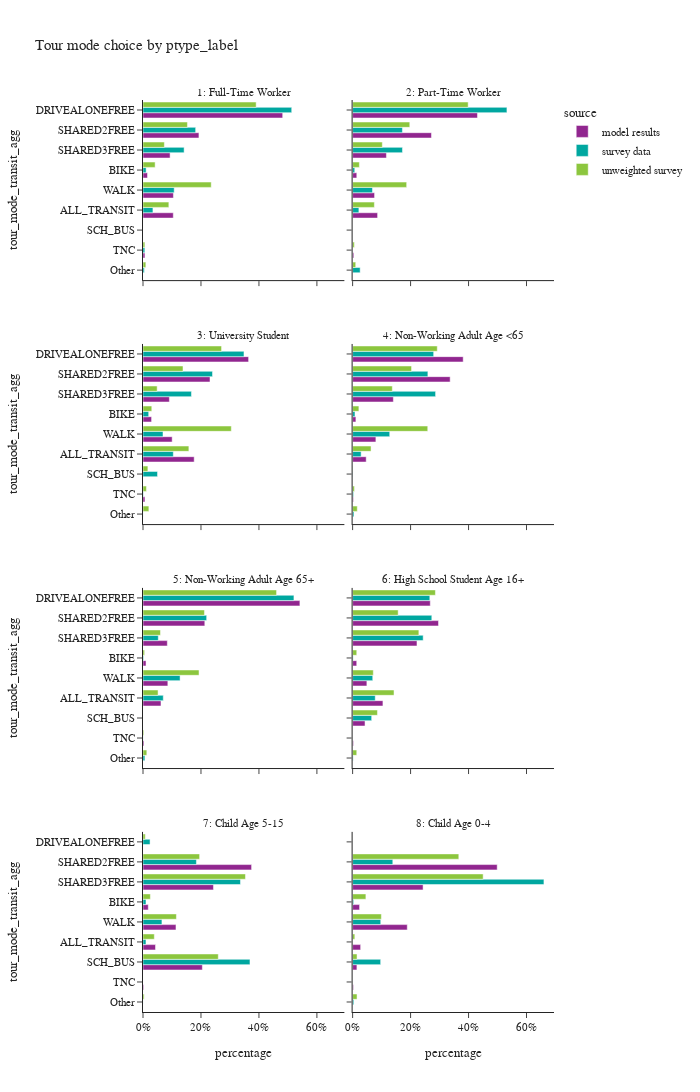
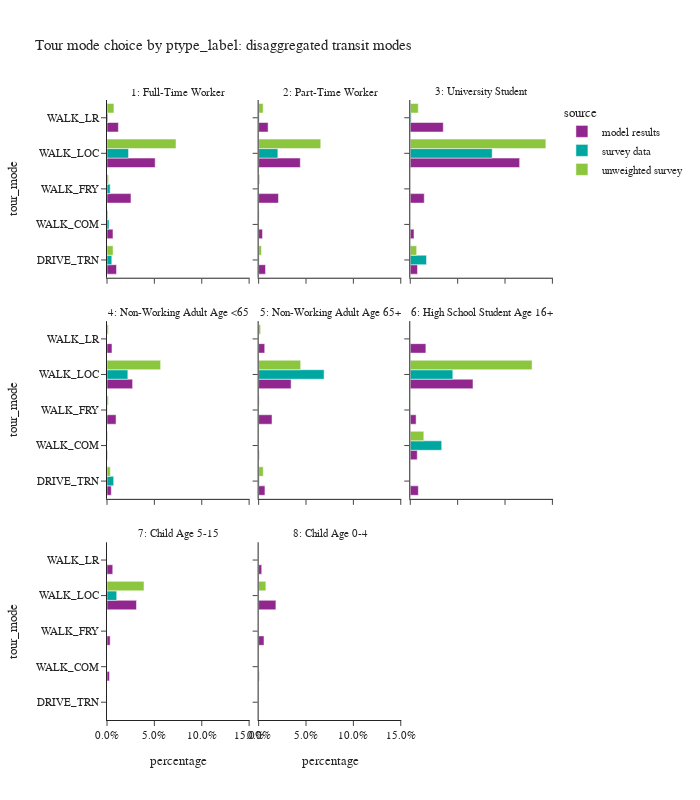

These figures' notebook cell, in order:
### Code cell
plot_mode_choice(tour_data,'ptype_label',2,1200)
plot_mode_choice_transit(tour_data,'ptype_label',3,800)

### Figure 1 — Plotly figure (JSON) as saved in the notebook; plotly's stock layout.template omitted (floating-point values rounded to 4 significant figures)
{"data": [{"alignmentgroup": "True", "hovertemplate": "source=model results<br>ptype_label=1: Full-Time Worker<br>percentage=%{x}<br>tour_mode_transit_agg=%{y}<extra></extra>", "legendgroup": "model results", "marker": {"color": "#91268F", "pattern": {"shape": ""}}, "name": "model results", "offsetgroup": "model results", "orientation": "h", "showlegend": true, "textposition": "auto", "type": "bar", "x": [0.1045, 0.01556, 0.4819, 0.193, 0.09347, 0.006631, 0.1049], "xaxis": "x7", "y": ["ALL_TRANSIT", "BIKE", "DRIVEALONEFREE", "SHARED2FREE", "SHARED3FREE", "TNC", "WALK"], "yaxis": "y7"}, {"alignmentgroup": "True", "hovertemplate": "source=model results<br>ptype_label=2: Part-Time Worker<br>percentage=%{x}<br>tour_mode_transit_agg=%{y}<extra></extra>", "legendgroup": "model results", "marker": {"color": "#91268F", "pattern": {"shape": ""}}, "name": "model results", "offsetgroup": "model results", "orientation": "h", "showlegend": false, "textposition": "auto", "type": "bar", "x": [0.0862, 0.01441, 0.4307, 0.2721, 0.1167, 0.004153, 0.07578], "xaxis": "x8", "y": ["ALL_TRANSIT", "BIKE", "DRIVEALONEFREE", "SHARED2FREE", "SHARED3FREE", "TNC", "WALK"], "yaxis": "y8"}, {"alignmentgroup": "True", "hovertemplate": "source=model results<br>ptype_label=3: University Student<br>percentage=%{x}<br>tour_mode_transit_agg=%{y}<extra></extra>", "legendgroup": "model results", "marker": {"color": "#91268F", "pattern": {"shape": ""}}, "name": "model results", "offsetgroup": "model results", "orientation": "h", "showlegend": false, "textposition": "auto", "type": "bar", "x": [0.1766, 0.02961, 0.3643, 0.2312, 0.09097, 0.006696, 0.1006], "xaxis": "x5", "y": ["ALL_TRANSIT", "BIKE", "DRIVEALONEFREE", "SHARED2FREE", "SHARED3FREE", "TNC", "WALK"], "yaxis": "y5"}, {"alignmentgroup": "True", "hovertemplate": "source=model results<br>ptype_label=4: Non-Working Adult Age <65<br>percentage=%{x}<br>tour_mode_transit_agg=%{y}<extra></extra>", "legendgroup": "model results", "marker": {"color": "#91268F", "pattern": {"shape": ""}}, "name": "model results", "offsetgroup": "model results", "orientation": "h", "showlegend": false, "textposition": "auto", "type": "bar", "x": [0.04686, 0.01137, 0.3815, 0.3365, 0.1406, 0.002792, 0.08031], "xaxis": "x6", "y": ["ALL_TRANSIT", "BIKE", "DRIVEALONEFREE", "SHARED2FREE", "SHARED3FREE", "TNC", "WALK"], "yaxis": "y6"}, {"alignmentgroup": "True", "hovertemplate": "source=model results<br>ptype_label=5: Non-Working Adult Age 65+<br>percentage=%{x}<br>tour_mode_transit_agg=%{y}<extra></extra>", "legendgroup": "model results", "marker": {"color": "#91268F", "pattern": {"shape": ""}}, "name": "model results", "offsetgroup": "model results", "orientation": "h", "showlegend": false, "textposition": "auto", "type": "bar", "x": [0.06203, 0.01042, 0.5413, 0.2133, 0.08392, 0.00335, 0.08569], "xaxis": "x3", "y": ["ALL_TRANSIT", "BIKE", "DRIVEALONEFREE", "SHARED2FREE", "SHARED3FREE", "TNC", "WALK"], "yaxis": "y3"}, {"alignmentgroup": "True", "hovertemplate": "source=model results<br>ptype_label=6: High School Student Age 16+<br>percentage=%{x}<br>tour_mode_transit_agg=%{y}<extra></extra>", "legendgroup": "model results", "marker": {"color": "#91268F", "pattern": {"shape": ""}}, "name": "model results", "offsetgroup": "model results", "orientation": "h", "showlegend": false, "textposition": "auto", "type": "bar", "x": [0.1046, 0.01423, 0.2679, 0.04281, 0.2963, 0.2221, 0.002859, 0.0492], "xaxis": "x4", "y": ["ALL_TRANSIT", "BIKE", "DRIVEALONEFREE", "SCH_BUS", "SHARED2FREE", "SHARED3FREE", "TNC", "WALK"], "yaxis": "y4"}, {"alignmentgroup": "True", "hovertemplate": "source=model results<br>ptype_label=7: Child Age 5-15<br>percentage=%{x}<br>tour_mode_transit_agg=%{y}<extra></extra>", "legendgroup": "model results", "marker": {"color": "#91268F", "pattern": {"shape": ""}}, "name": "model results", "offsetgroup": "model results", "orientation": "h", "showlegend": false, "textposition": "auto", "type": "bar", "x": [0.04316, 0.0182, 0.2048, 0.3747, 0.2431, 0.002383, 0.1138], "xaxis": "x", "y": ["ALL_TRANSIT", "BIKE", "SCH_BUS", "SHARED2FREE", "SHARED3FREE", "TNC", "WALK"], "yaxis": "y"}, {"alignmentgroup": "True", "hovertemplate": "source=model results<br>ptype_label=8: Child Age 0-4<br>percentage=%{x}<br>tour_mode_transit_agg=%{y}<extra></extra>", "legendgroup": "model results", "marker": {"color": "#91268F", "pattern": {"shape": ""}}, "name": "model results", "offsetgroup": "model results", "orientation": "h", "showlegend": false, "textposition": "auto", "type": "bar", "x": [0.02768, 0.02403, 0.01484, 0.4988, 0.2431, 0.002924, 0.1885], "xaxis": "x2", "y": ["ALL_TRANSIT", "BIKE", "SCH_BUS", "SHARED2FREE", "SHARED3FREE", "TNC", "WALK"], "yaxis": "y2"}, {"alignmentgroup": "True", "hovertemplate": "source=survey data<br>ptype_label=1: Full-Time Worker<br>percentage=%{x}<br>tour_mode_transit_agg=%{y}<extra></extra>", "legendgroup": "survey data", "marker": {"color": "#00A7A0", "pattern": {"shape": ""}}, "name": "survey data", "offsetgroup": "survey data", "orientation": "h", "showlegend": true, "textposition": "auto", "type": "bar", "x": [0.03426, 0.01079, 0.5131, 0.004509, 0.1817, 0.1418, 0.006265, 0.1076], "xaxis": "x7", "y": ["ALL_TRANSIT", "BIKE", "DRIVEALONEFREE", "Other", "SHARED2FREE", "SHARED3FREE", "TNC", "WALK"], "yaxis": "y7"}, {"alignmentgroup": "True", "hovertemplate": "source=survey data<br>ptype_label=2: Part-Time Worker<br>percentage=%{x}<br>tour_mode_transit_agg=%{y}<extra></extra>", "legendgroup": "survey data", "marker": {"color": "#00A7A0", "pattern": {"shape": ""}}, "name": "survey data", "offsetgroup": "survey data", "orientation": "h", "showlegend": false, "textposition": "auto", "type": "bar", "x": [0.02165, 0.00738, 0.5324, 0.02604, 0.1718, 0.172, 0.0001303, 0.06854], "xaxis": "x8", "y": ["ALL_TRANSIT", "BIKE", "DRIVEALONEFREE", "Other", "SHARED2FREE", "SHARED3FREE", "TNC", "WALK"], "yaxis": "y8"}, {"alignmentgroup": "True", "hovertemplate": "source=survey data<br>ptype_label=3: University Student<br>percentage=%{x}<br>tour_mode_transit_agg=%{y}<extra></extra>", "legendgroup": "survey data", "marker": {"color": "#00A7A0", "pattern": {"shape": ""}}, "name": "survey data", "offsetgroup": "survey data", "orientation": "h", "showlegend": false, "textposition": "auto", "type": "bar", "x": [0.1046, 0.01964, 0.3484, 0.0002197, 0.05009, 0.2398, 0.1671, 0.00109, 0.06901], "xaxis": "x5", "y": ["ALL_TRANSIT", "BIKE", "DRIVEALONEFREE", "Other", "SCH_BUS", "SHARED2FREE", "SHARED3FREE", "TNC", "WALK"], "yaxis": "y5"}, {"alignmentgroup": "True", "hovertemplate": "source=survey data<br>ptype_label=4: Non-Working Adult Age <65<br>percentage=%{x}<br>tour_mode_transit_agg=%{y}<extra></extra>", "legendgroup": "survey data", "marker": {"color": "#00A7A0", "pattern": {"shape": ""}}, "name": "survey data", "offsetgroup": "survey data", "orientation": "h", "showlegend": false, "textposition": "auto", "type": "bar", "x": [0.02941, 0.008136, 0.2797, 0.004546, 0.001058, 0.2597, 0.2863, 0.003178, 0.128], "xaxis": "x6", "y": ["ALL_TRANSIT", "BIKE", "DRIVEALONEFREE", "Other", "SCH_BUS", "SHARED2FREE", "SHARED3FREE", "TNC", "WALK"], "yaxis": "y6"}, {"alignmentgroup": "True", "hovertemplate": "source=survey data<br>ptype_label=5: Non-Working Adult Age 65+<br>percentage=%{x}<br>tour_mode_transit_agg=%{y}<extra></extra>", "legendgroup": "survey data", "marker": {"color": "#00A7A0", "pattern": {"shape": ""}}, "name": "survey data", "offsetgroup": "survey data", "orientation": "h", "showlegend": false, "textposition": "auto", "type": "bar", "x": [0.06998, 0.002074, 0.5207, 0.00655, 0.2196, 0.05277, 0.0003347, 0.1279], "xaxis": "x3", "y": ["ALL_TRANSIT", "BIKE", "DRIVEALONEFREE", "Other", "SHARED2FREE", "SHARED3FREE", "TNC", "WALK"], "yaxis": "y3"}, {"alignmentgroup": "True", "hovertemplate": "source=survey data<br>ptype_label=6: High School Student Age 16+<br>percentage=%{x}<br>tour_mode_transit_agg=%{y}<extra></extra>", "legendgroup": "survey data", "marker": {"color": "#00A7A0", "pattern": {"shape": ""}}, "name": "survey data", "offsetgroup": "survey data", "orientation": "h", "showlegend": false, "textposition": "auto", "type": "bar", "x": [0.07809, 0.001802, 0.2664, 0.001802, 0.06576, 0.2733, 0.2435, 0.06944], "xaxis": "x4", "y": ["ALL_TRANSIT", "BIKE", "DRIVEALONEFREE", "Other", "SCH_BUS", "SHARED2FREE", "SHARED3FREE", "WALK"], "yaxis": "y4"}, {"alignmentgroup": "True", "hovertemplate": "source=survey data<br>ptype_label=7: Child Age 5-15<br>percentage=%{x}<br>tour_mode_transit_agg=%{y}<extra></extra>", "legendgroup": "survey data", "marker": {"color": "#00A7A0", "pattern": {"shape": ""}}, "name": "survey data", "offsetgroup": "survey data", "orientation": "h", "showlegend": false, "textposition": "auto", "type": "bar", "x": [0.01025, 0.01033, 0.02435, 0.000126, 0.3691, 0.1843, 0.3363, 0.0653], "xaxis": "x", "y": ["ALL_TRANSIT", "BIKE", "DRIVEALONEFREE", "Other", "SCH_BUS", "SHARED2FREE", "SHARED3FREE", "WALK"], "yaxis": "y"}, {"alignmentgroup": "True", "hovertemplate": "source=survey data<br>ptype_label=8: Child Age 0-4<br>percentage=%{x}<br>tour_mode_transit_agg=%{y}<extra></extra>", "legendgroup": "survey data", "marker": {"color": "#00A7A0", "pattern": {"shape": ""}}, "name": "survey data", "offsetgroup": "survey data", "orientation": "h", "showlegend": false, "textposition": "auto", "type": "bar", "x": [0.0, 0.003439, 0.00399, 0.09677, 0.1386, 0.6601, 0.09706], "xaxis": "x2", "y": ["ALL_TRANSIT", "BIKE", "Other", "SCH_BUS", "SHARED2FREE", "SHARED3FREE", "WALK"], "yaxis": "y2"}, {"alignmentgroup": "True", "hovertemplate": "source=unweighted survey<br>ptype_label=1: Full-Time Worker<br>percentage=%{x}<br>tour_mode_transit_agg=%{y}<extra></extra>", "legendgroup": "unweighted survey", "marker": {"color": "#8CC63E", "pattern": {"shape": ""}}, "name": "unweighted survey", "offsetgroup": "unweighted survey", "orientation": "h", "showlegend": true, "textposition": "auto", "type": "bar", "x": [0.08919, 0.04184, 0.3904, 0.009792, 0.1533, 0.0737, 0.006409, 0.2354], "xaxis": "x7", "y": ["ALL_TRANSIT", "BIKE", "DRIVEALONEFREE", "Other", "SHARED2FREE", "SHARED3FREE", "TNC", "WALK"], "yaxis": "y7"}, {"alignmentgroup": "True", "hovertemplate": "source=unweighted survey<br>ptype_label=2: Part-Time Worker<br>percentage=%{x}<br>tour_mode_transit_agg=%{y}<extra></extra>", "legendgroup": "unweighted survey", "marker": {"color": "#8CC63E", "pattern": {"shape": ""}}, "name": "unweighted survey", "offsetgroup": "unweighted survey", "orientation": "h", "showlegend": false, "textposition": "auto", "type": "bar", "x": [0.07509, 0.02324, 0.3987, 0.01073, 0.1973, 0.1025, 0.005959, 0.1865], "xaxis": "x8", "y": ["ALL_TRANSIT", "BIKE", "DRIVEALONEFREE", "Other", "SHARED2FREE", "SHARED3FREE", "TNC", "WALK"], "yaxis": "y8"}, {"alignmentgroup": "True", "hovertemplate": "source=unweighted survey<br>ptype_label=3: University Student<br>percentage=%{x}<br>tour_mode_transit_agg=%{y}<extra></extra>", "legendgroup": "unweighted survey", "marker": {"color": "#8CC63E", "pattern": {"shape": ""}}, "name": "unweighted survey", "offsetgroup": "unweighted survey", "orientation": "h", "showlegend": false, "textposition": "auto", "type": "bar", "x": [0.1582, 0.0303, 0.271, 0.0202, 0.01684, 0.138, 0.04882, 0.01178, 0.3047], "xaxis": "x5", "y": ["ALL_TRANSIT", "BIKE", "DRIVEALONEFREE", "Other", "SCH_BUS", "SHARED2FREE", "SHARED3FREE", "TNC", "WALK"], "yaxis": "y5"}, {"alignmentgroup": "True", "hovertemplate": "source=unweighted survey<br>ptype_label=4: Non-Working Adult Age <65<br>percentage=%{x}<br>tour_mode_transit_agg=%{y}<extra></extra>", "legendgroup": "unweighted survey", "marker": {"color": "#8CC63E", "pattern": {"shape": ""}}, "name": "unweighted survey", "offsetgroup": "unweighted survey", "orientation": "h", "showlegend": false, "textposition": "auto", "type": "bar", "x": [0.06359, 0.02166, 0.2921, 0.01607, 0.0006988, 0.2034, 0.137, 0.006289, 0.2593], "xaxis": "x6", "y": ["ALL_TRANSIT", "BIKE", "DRIVEALONEFREE", "Other", "SCH_BUS", "SHARED2FREE", "SHARED3FREE", "TNC", "WALK"], "yaxis": "y6"}, {"alignmentgroup": "True", "hovertemplate": "source=unweighted survey<br>ptype_label=5: Non-Working Adult Age 65+<br>percentage=%{x}<br>tour_mode_transit_agg=%{y}<extra></extra>", "legendgroup": "unweighted survey", "marker": {"color": "#8CC63E", "pattern": {"shape": ""}}, "name": "unweighted survey", "offsetgroup": "unweighted survey", "orientation": "h", "showlegend": false, "textposition": "auto", "type": "bar", "x": [0.05198, 0.005544, 0.4608, 0.01317, 0.2121, 0.06029, 0.002772, 0.1933], "xaxis": "x3", "y": ["ALL_TRANSIT", "BIKE", "DRIVEALONEFREE", "Other", "SHARED2FREE", "SHARED3FREE", "TNC", "WALK"], "yaxis": "y3"}, {"alignmentgroup": "True", "hovertemplate": "source=unweighted survey<br>ptype_label=6: High School Student Age 16+<br>percentage=%{x}<br>tour_mode_transit_agg=%{y}<extra></extra>", "legendgroup": "unweighted survey", "marker": {"color": "#8CC63E", "pattern": {"shape": ""}}, "name": "unweighted survey", "offsetgroup": "unweighted survey", "orientation": "h", "showlegend": false, "textposition": "auto", "type": "bar", "x": [0.1429, 0.01429, 0.2857, 0.01429, 0.08571, 0.1571, 0.2286, 0.07143], "xaxis": "x4", "y": ["ALL_TRANSIT", "BIKE", "DRIVEALONEFREE", "Other", "SCH_BUS", "SHARED2FREE", "SHARED3FREE", "WALK"], "yaxis": "y4"}, {"alignmentgroup": "True", "hovertemplate": "source=unweighted survey<br>ptype_label=7: Child Age 5-15<br>percentage=%{x}<br>tour_mode_transit_agg=%{y}<extra></extra>", "legendgroup": "unweighted survey", "marker": {"color": "#8CC63E", "pattern": {"shape": ""}}, "name": "unweighted survey", "offsetgroup": "unweighted survey", "orientation": "h", "showlegend": false, "textposition": "auto", "type": "bar", "x": [0.03906, 0.02539, 0.007812, 0.003906, 0.2598, 0.1953, 0.3535, 0.1152], "xaxis": "x", "y": ["ALL_TRANSIT", "BIKE", "DRIVEALONEFREE", "Other", "SCH_BUS", "SHARED2FREE", "SHARED3FREE", "WALK"], "yaxis": "y"}, {"alignmentgroup": "True", "hovertemplate": "source=unweighted survey<br>ptype_label=8: Child Age 0-4<br>percentage=%{x}<br>tour_mode_transit_agg=%{y}<extra></extra>", "legendgroup": "unweighted survey", "marker": {"color": "#8CC63E", "pattern": {"shape": ""}}, "name": "unweighted survey", "offsetgroup": "unweighted survey", "orientation": "h", "showlegend": false, "textposition": "auto", "type": "bar", "x": [0.007634, 0.0458, 0.01527, 0.01527, 0.3664, 0.4504, 0.09924], "xaxis": "x2", "y": ["ALL_TRANSIT", "BIKE", "Other", "SCH_BUS", "SHARED2FREE", "SHARED3FREE", "WALK"], "yaxis": "y2"}], "layout": {"annotations": [{"font": {}, "showarrow": false, "text": "7: Child Age 5-15", "x": 0.245, "xanchor": "center", "xref": "paper", "y": 0.1975, "yanchor": "bottom", "yref": "paper"}, {"font": {}, "showarrow": false, "text": "8: Child Age 0-4", "x": 0.755, "xanchor": "center", "xref": "paper", "y": 0.1975, "yanchor": "bottom", "yref": "paper"}, {"font": {}, "showarrow": false, "text": "5: Non-Working Adult Age 65+", "x": 0.245, "xanchor": "center", "xref": "paper", "y": 0.465, "yanchor": "bottom", "yref": "paper"}, {"font": {}, "showarrow": false, "text": "6: High School Student Age 16+", "x": 0.755, "xanchor": "center", "xref": "paper", "y": 0.465, "yanchor": "bottom", "yref": "paper"}, {"font": {}, "showarrow": false, "text": "3: University Student", "x": 0.245, "xanchor": "center", "xref": "paper", "y": 0.7325, "yanchor": "bottom", "yref": "paper"}, {"font": {}, "showarrow": false, "text": "4: Non-Working Adult Age <65", "x": 0.755, "xanchor": "center", "xref": "paper", "y": 0.7325, "yanchor": "bottom", "yref": "paper"}, {"font": {}, "showarrow": false, "text": "1: Full-Time Worker", "x": 0.245, "xanchor": "center", "xref": "paper", "y": 1.0, "yanchor": "bottom", "yref": "paper"}, {"font": {}, "showarrow": false, "text": "2: Part-Time Worker", "x": 0.755, "xanchor": "center", "xref": "paper", "y": 1.0, "yanchor": "bottom", "yref": "paper"}], "barmode": "group", "height": 1200, "legend": {"title": {"text": "source"}, "tracegroupgap": 0}, "title": {"text": "Tour mode choice by ptype_label"}, "width": 700, "xaxis": {"anchor": "y", "domain": [0.0, 0.49], "tickformat": ".0%", "title": {"text": "percentage"}}, "xaxis2": {"anchor": "y2", "domain": [0.51, 1.0], "matches": "x", "tickformat": ".0%", "title": {"text": "percentage"}}, "xaxis3": {"anchor": "y3", "domain": [0.0, 0.49], "matches": "x", "showticklabels": false}, "xaxis4": {"anchor": "y4", "domain": [0.51, 1.0], "matches": "x", "showticklabels": false}, "xaxis5": {"anchor": "y5", "domain": [0.0, 0.49], "matches": "x", "showticklabels": false}, "xaxis6": {"anchor": "y6", "domain": [0.51, 1.0], "matches": "x", "showticklabels": false}, "xaxis7": {"anchor": "y7", "domain": [0.0, 0.49], "matches": "x", "showticklabels": false}, "xaxis8": {"anchor": "y8", "domain": [0.51, 1.0], "matches": "x", "showticklabels": false}, "yaxis": {"anchor": "x", "categoryarray": ["Other", "TNC", "SCH_BUS", "ALL_TRANSIT", "WALK", "BIKE", "SHARED3FREE", "SHARED2FREE", "DRIVEALONEFREE"], "categoryorder": "array", "domain": [0.0, 0.1975], "title": {"text": "tour_mode_transit_agg"}}, "yaxis2": {"anchor": "x2", "domain": [0.0, 0.1975], "matches": "y", "showticklabels": false}, "yaxis3": {"anchor": "x3", "categoryarray": ["Other", "TNC", "SCH_BUS", "ALL_TRANSIT", "WALK", "BIKE", "SHARED3FREE", "SHARED2FREE", "DRIVEALONEFREE"], "categoryorder": "array", "domain": [0.2675, 0.465], "matches": "y", "title": {"text": "tour_mode_transit_agg"}}, "yaxis4": {"anchor": "x4", "domain": [0.2675, 0.465], "matches": "y", "showticklabels": false}, "yaxis5": {"anchor": "x5", "categoryarray": ["Other", "TNC", "SCH_BUS", "ALL_TRANSIT", "WALK", "BIKE", "SHARED3FREE", "SHARED2FREE", "DRIVEALONEFREE"], "categoryorder": "array", "domain": [0.535, 0.7325], "matches": "y", "title": {"text": "tour_mode_transit_agg"}}, "yaxis6": {"anchor": "x6", "domain": [0.535, 0.7325], "matches": "y", "showticklabels": false}, "yaxis7": {"anchor": "x7", "categoryarray": ["Other", "TNC", "SCH_BUS", "ALL_TRANSIT", "WALK", "BIKE", "SHARED3FREE", "SHARED2FREE", "DRIVEALONEFREE"], "categoryorder": "array", "domain": [0.8025, 1.0], "matches": "y", "title": {"text": "tour_mode_transit_agg"}}, "yaxis8": {"anchor": "x8", "domain": [0.8025, 1.0], "matches": "y", "showticklabels": false}}}

### Figure 2 — Plotly figure (JSON) as saved in the notebook; plotly's stock layout.template omitted (floating-point values rounded to 4 significant figures)
{"data": [{"alignmentgroup": "True", "hovertemplate": "source=model results<br>ptype_label=1: Full-Time Worker<br>percentage=%{x}<br>tour_mode=%{y}<extra></extra>", "legendgroup": "model results", "marker": {"color": "#91268F", "pattern": {"shape": ""}}, "name": "model results", "offsetgroup": "model results", "orientation": "h", "showlegend": true, "textposition": "auto", "type": "bar", "x": [0.01001, 0.006315, 0.02531, 0.05084, 0.01202], "xaxis": "x7", "y": ["DRIVE_TRN", "WALK_COM", "WALK_FRY", "WALK_LOC", "WALK_LR"], "yaxis": "y7"}, {"alignmentgroup": "True", "hovertemplate": "source=model results<br>ptype_label=2: Part-Time Worker<br>percentage=%{x}<br>tour_mode=%{y}<extra></extra>", "legendgroup": "model results", "marker": {"color": "#91268F", "pattern": {"shape": ""}}, "name": "model results", "offsetgroup": "model results", "orientation": "h", "showlegend": false, "textposition": "auto", "type": "bar", "x": [0.007265, 0.004074, 0.0209, 0.04398, 0.00998], "xaxis": "x8", "y": ["DRIVE_TRN", "WALK_COM", "WALK_FRY", "WALK_LOC", "WALK_LR"], "yaxis": "y8"}, {"alignmentgroup": "True", "hovertemplate": "source=model results<br>ptype_label=3: University Student<br>percentage=%{x}<br>tour_mode=%{y}<extra></extra>", "legendgroup": "model results", "marker": {"color": "#91268F", "pattern": {"shape": ""}}, "name": "model results", "offsetgroup": "model results", "orientation": "h", "showlegend": false, "textposition": "auto", "type": "bar", "x": [0.007613, 0.003942, 0.01476, 0.1154, 0.03486], "xaxis": "x9", "y": ["DRIVE_TRN", "WALK_COM", "WALK_FRY", "WALK_LOC", "WALK_LR"], "yaxis": "y9"}, {"alignmentgroup": "True", "hovertemplate": "source=model results<br>ptype_label=4: Non-Working Adult Age <65<br>percentage=%{x}<br>tour_mode=%{y}<extra></extra>", "legendgroup": "model results", "marker": {"color": "#91268F", "pattern": {"shape": ""}}, "name": "model results", "offsetgroup": "model results", "orientation": "h", "showlegend": false, "textposition": "auto", "type": "bar", "x": [0.00453, 0.0005149, 0.009553, 0.02701, 0.00525], "xaxis": "x4", "y": ["DRIVE_TRN", "WALK_COM", "WALK_FRY", "WALK_LOC", "WALK_LR"], "yaxis": "y4"}, {"alignmentgroup": "True", "hovertemplate": "source=model results<br>ptype_label=5: Non-Working Adult Age 65+<br>percentage=%{x}<br>tour_mode=%{y}<extra></extra>", "legendgroup": "model results", "marker": {"color": "#91268F", "pattern": {"shape": ""}}, "name": "model results", "offsetgroup": "model results", "orientation": "h", "showlegend": false, "textposition": "auto", "type": "bar", "x": [0.006646, 0.0005786, 0.01413, 0.03426, 0.006416], "xaxis": "x5", "y": ["DRIVE_TRN", "WALK_COM", "WALK_FRY", "WALK_LOC", "WALK_LR"], "yaxis": "y5"}, {"alignmentgroup": "True", "hovertemplate": "source=model results<br>ptype_label=6: High School Student Age 16+<br>percentage=%{x}<br>tour_mode=%{y}<extra></extra>", "legendgroup": "model results", "marker": {"color": "#91268F", "pattern": {"shape": ""}}, "name": "model results", "offsetgroup": "model results", "orientation": "h", "showlegend": false, "textposition": "auto", "type": "bar", "x": [0.008495, 0.007341, 0.006149, 0.06617, 0.01646], "xaxis": "x6", "y": ["DRIVE_TRN", "WALK_COM", "WALK_FRY", "WALK_LOC", "WALK_LR"], "yaxis": "y6"}, {"alignmentgroup": "True", "hovertemplate": "source=model results<br>ptype_label=7: Child Age 5-15<br>percentage=%{x}<br>tour_mode=%{y}<extra></extra>", "legendgroup": "model results", "marker": {"color": "#91268F", "pattern": {"shape": ""}}, "name": "model results", "offsetgroup": "model results", "orientation": "h", "showlegend": false, "textposition": "auto", "type": "bar", "x": [0.002648, 0.003321, 0.03112, 0.006073], "xaxis": "x", "y": ["WALK_COM", "WALK_FRY", "WALK_LOC", "WALK_LR"], "yaxis": "y"}, {"alignmentgroup": "True", "hovertemplate": "source=model results<br>ptype_label=8: Child Age 0-4<br>percentage=%{x}<br>tour_mode=%{y}<extra></extra>", "legendgroup": "model results", "marker": {"color": "#91268F", "pattern": {"shape": ""}}, "name": "model results", "offsetgroup": "model results", "orientation": "h", "showlegend": false, "textposition": "auto", "type": "bar", "x": [0.0005585, 0.005644, 0.01821, 0.003259], "xaxis": "x2", "y": ["WALK_COM", "WALK_FRY", "WALK_LOC", "WALK_LR"], "yaxis": "y2"}, {"alignmentgroup": "True", "hovertemplate": "source=survey data<br>ptype_label=1: Full-Time Worker<br>percentage=%{x}<br>tour_mode=%{y}<extra></extra>", "legendgroup": "survey data", "marker": {"color": "#00A7A0", "pattern": {"shape": ""}}, "name": "survey data", "offsetgroup": "survey data", "orientation": "h", "showlegend": true, "textposition": "auto", "type": "bar", "x": [0.005069, 0.002135, 0.003349, 0.02272, 0.0009832], "xaxis": "x7", "y": ["DRIVE_TRN", "WALK_COM", "WALK_FRY", "WALK_LOC", "WALK_LR"], "yaxis": "y7"}, {"alignmentgroup": "True", "hovertemplate": "source=survey data<br>ptype_label=2: Part-Time Worker<br>percentage=%{x}<br>tour_mode=%{y}<extra></extra>", "legendgroup": "survey data", "marker": {"color": "#00A7A0", "pattern": {"shape": ""}}, "name": "survey data", "offsetgroup": "survey data", "orientation": "h", "showlegend": false, "textposition": "auto", "type": "bar", "x": [0.0005259, 0.0, 0.0002465, 0.02027, 0.0006091], "xaxis": "x8", "y": ["DRIVE_TRN", "WALK_COM", "WALK_FRY", "WALK_LOC", "WALK_LR"], "yaxis": "y8"}, {"alignmentgroup": "True", "hovertemplate": "source=survey data<br>ptype_label=3: University Student<br>percentage=%{x}<br>tour_mode=%{y}<extra></extra>", "legendgroup": "survey data", "marker": {"color": "#00A7A0", "pattern": {"shape": ""}}, "name": "survey data", "offsetgroup": "survey data", "orientation": "h", "showlegend": false, "textposition": "auto", "type": "bar", "x": [0.01713, 0.08645, 0.001028], "xaxis": "x9", "y": ["DRIVE_TRN", "WALK_LOC", "WALK_LR"], "yaxis": "y9"}, {"alignmentgroup": "True", "hovertemplate": "source=survey data<br>ptype_label=4: Non-Working Adult Age <65<br>percentage=%{x}<br>tour_mode=%{y}<extra></extra>", "legendgroup": "survey data", "marker": {"color": "#00A7A0", "pattern": {"shape": ""}}, "name": "survey data", "offsetgroup": "survey data", "orientation": "h", "showlegend": false, "textposition": "auto", "type": "bar", "x": [0.007072, 0.0, 0.0003316, 0.022, 1.118e-05], "xaxis": "x4", "y": ["DRIVE_TRN", "WALK_COM", "WALK_FRY", "WALK_LOC", "WALK_LR"], "yaxis": "y4"}, {"alignmentgroup": "True", "hovertemplate": "source=survey data<br>ptype_label=5: Non-Working Adult Age 65+<br>percentage=%{x}<br>tour_mode=%{y}<extra></extra>", "legendgroup": "survey data", "marker": {"color": "#00A7A0", "pattern": {"shape": ""}}, "name": "survey data", "offsetgroup": "survey data", "orientation": "h", "showlegend": false, "textposition": "auto", "type": "bar", "x": [0.0006445, 0.0001429, 0.06909, 0.0001026], "xaxis": "x5", "y": ["DRIVE_TRN", "WALK_FRY", "WALK_LOC", "WALK_LR"], "yaxis": "y5"}, {"alignmentgroup": "True", "hovertemplate": "source=survey data<br>ptype_label=6: High School Student Age 16+<br>percentage=%{x}<br>tour_mode=%{y}<extra></extra>", "legendgroup": "survey data", "marker": {"color": "#00A7A0", "pattern": {"shape": ""}}, "name": "survey data", "offsetgroup": "survey data", "orientation": "h", "showlegend": false, "textposition": "auto", "type": "bar", "x": [0.03317, 0.04491], "xaxis": "x6", "y": ["WALK_COM", "WALK_LOC"], "yaxis": "y6"}, {"alignmentgroup": "True", "hovertemplate": "source=survey data<br>ptype_label=7: Child Age 5-15<br>percentage=%{x}<br>tour_mode=%{y}<extra></extra>", "legendgroup": "survey data", "marker": {"color": "#00A7A0", "pattern": {"shape": ""}}, "name": "survey data", "offsetgroup": "survey data", "orientation": "h", "showlegend": false, "textposition": "auto", "type": "bar", "x": [0.01025], "xaxis": "x", "y": ["WALK_LOC"], "yaxis": "y"}, {"alignmentgroup": "True", "hovertemplate": "source=survey data<br>ptype_label=8: Child Age 0-4<br>percentage=%{x}<br>tour_mode=%{y}<extra></extra>", "legendgroup": "survey data", "marker": {"color": "#00A7A0", "pattern": {"shape": ""}}, "name": "survey data", "offsetgroup": "survey data", "orientation": "h", "showlegend": false, "textposition": "auto", "type": "bar", "x": [0.0], "xaxis": "x2", "y": ["WALK_LOC"], "yaxis": "y2"}, {"alignmentgroup": "True", "hovertemplate": "source=unweighted survey<br>ptype_label=1: Full-Time Worker<br>percentage=%{x}<br>tour_mode=%{y}<extra></extra>", "legendgroup": "unweighted survey", "marker": {"color": "#8CC63E", "pattern": {"shape": ""}}, "name": "unweighted survey", "offsetgroup": "unweighted survey", "orientation": "h", "showlegend": true, "textposition": "auto", "type": "bar", "x": [0.006409, 0.001068, 0.001602, 0.07281, 0.007299], "xaxis": "x7", "y": ["DRIVE_TRN", "WALK_COM", "WALK_FRY", "WALK_LOC", "WALK_LR"], "yaxis": "y7"}, {"alignmentgroup": "True", "hovertemplate": "source=unweighted survey<br>ptype_label=2: Part-Time Worker<br>percentage=%{x}<br>tour_mode=%{y}<extra></extra>", "legendgroup": "unweighted survey", "marker": {"color": "#8CC63E", "pattern": {"shape": ""}}, "name": "unweighted survey", "offsetgroup": "unweighted survey", "orientation": "h", "showlegend": false, "textposition": "auto", "type": "bar", "x": [0.00298, 0.0005959, 0.001192, 0.06555, 0.004768], "xaxis": "x8", "y": ["DRIVE_TRN", "WALK_COM", "WALK_FRY", "WALK_LOC", "WALK_LR"], "yaxis": "y8"}, {"alignmentgroup": "True", "hovertemplate": "source=unweighted survey<br>ptype_label=3: University Student<br>percentage=%{x}<br>tour_mode=%{y}<extra></extra>", "legendgroup": "unweighted survey", "marker": {"color": "#8CC63E", "pattern": {"shape": ""}}, "name": "unweighted survey", "offsetgroup": "unweighted survey", "orientation": "h", "showlegend": false, "textposition": "auto", "type": "bar", "x": [0.006734, 0.1431, 0.008418], "xaxis": "x9", "y": ["DRIVE_TRN", "WALK_LOC", "WALK_LR"], "yaxis": "y9"}, {"alignmentgroup": "True", "hovertemplate": "source=unweighted survey<br>ptype_label=4: Non-Working Adult Age <65<br>percentage=%{x}<br>tour_mode=%{y}<extra></extra>", "legendgroup": "unweighted survey", "marker": {"color": "#8CC63E", "pattern": {"shape": ""}}, "name": "unweighted survey", "offsetgroup": "unweighted survey", "orientation": "h", "showlegend": false, "textposition": "auto", "type": "bar", "x": [0.003494, 0.0006988, 0.001398, 0.0566, 0.001398], "xaxis": "x4", "y": ["DRIVE_TRN", "WALK_COM", "WALK_FRY", "WALK_LOC", "WALK_LR"], "yaxis": "y4"}, {"alignmentgroup": "True", "hovertemplate": "source=unweighted survey<br>ptype_label=5: Non-Working Adult Age 65+<br>percentage=%{x}<br>tour_mode=%{y}<extra></extra>", "legendgroup": "unweighted survey", "marker": {"color": "#8CC63E", "pattern": {"shape": ""}}, "name": "unweighted survey", "offsetgroup": "unweighted survey", "orientation": "h", "showlegend": false, "textposition": "auto", "type": "bar", "x": [0.004851, 0.000693, 0.04435, 0.002079], "xaxis": "x5", "y": ["DRIVE_TRN", "WALK_FRY", "WALK_LOC", "WALK_LR"], "yaxis": "y5"}, {"alignmentgroup": "True", "hovertemplate": "source=unweighted survey<br>ptype_label=6: High School Student Age 16+<br>percentage=%{x}<br>tour_mode=%{y}<extra></extra>", "legendgroup": "unweighted survey", "marker": {"color": "#8CC63E", "pattern": {"shape": ""}}, "name": "unweighted survey", "offsetgroup": "unweighted survey", "orientation": "h", "showlegend": false, "textposition": "auto", "type": "bar", "x": [0.01429, 0.1286], "xaxis": "x6", "y": ["WALK_COM", "WALK_LOC"], "yaxis": "y6"}, {"alignmentgroup": "True", "hovertemplate": "source=unweighted survey<br>ptype_label=7: Child Age 5-15<br>percentage=%{x}<br>tour_mode=%{y}<extra></extra>", "legendgroup": "unweighted survey", "marker": {"color": "#8CC63E", "pattern": {"shape": ""}}, "name": "unweighted survey", "offsetgroup": "unweighted survey", "orientation": "h", "showlegend": false, "textposition": "auto", "type": "bar", "x": [0.03906], "xaxis": "x", "y": ["WALK_LOC"], "yaxis": "y"}, {"alignmentgroup": "True", "hovertemplate": "source=unweighted survey<br>ptype_label=8: Child Age 0-4<br>percentage=%{x}<br>tour_mode=%{y}<extra></extra>", "legendgroup": "unweighted survey", "marker": {"color": "#8CC63E", "pattern": {"shape": ""}}, "name": "unweighted survey", "offsetgroup": "unweighted survey", "orientation": "h", "showlegend": false, "textposition": "auto", "type": "bar", "x": [0.007634], "xaxis": "x2", "y": ["WALK_LOC"], "yaxis": "y2"}], "layout": {"annotations": [{"font": {}, "showarrow": false, "text": "7: Child Age 5-15", "x": 0.16, "xanchor": "center", "xref": "paper", "y": 0.2867, "yanchor": "bottom", "yref": "paper"}, {"font": {}, "showarrow": false, "text": "8: Child Age 0-4", "x": 0.5, "xanchor": "center", "xref": "paper", "y": 0.2867, "yanchor": "bottom", "yref": "paper"}, {"font": {}, "showarrow": false, "text": "4: Non-Working Adult Age <65", "x": 0.16, "xanchor": "center", "xref": "paper", "y": 0.6433, "yanchor": "bottom", "yref": "paper"}, {"font": {}, "showarrow": false, "text": "5: Non-Working Adult Age 65+", "x": 0.5, "xanchor": "center", "xref": "paper", "y": 0.6433, "yanchor": "bottom", "yref": "paper"}, {"font": {}, "showarrow": false, "text": "6: High School Student Age 16+", "x": 0.84, "xanchor": "center", "xref": "paper", "y": 0.6433, "yanchor": "bottom", "yref": "paper"}, {"font": {}, "showarrow": false, "text": "1: Full-Time Worker", "x": 0.16, "xanchor": "center", "xref": "paper", "y": 1.0, "yanchor": "bottom", "yref": "paper"}, {"font": {}, "showarrow": false, "text": "2: Part-Time Worker", "x": 0.5, "xanchor": "center", "xref": "paper", "y": 1.0, "yanchor": "bottom", "yref": "paper"}, {"font": {}, "showarrow": false, "text": "3: University Student", "x": 0.84, "xanchor": "center", "xref": "paper", "y": 1.0, "yanchor": "bottom", "yref": "paper"}], "barmode": "group", "height": 800, "legend": {"title": {"text": "source"}, "tracegroupgap": 0}, "title": {"text": "Tour mode choice by ptype_label: disaggregated transit modes"}, "width": 700, "xaxis": {"anchor": "y", "domain": [0.0, 0.32], "tickformat": ".1%", "title": {"text": "percentage"}}, "xaxis2": {"anchor": "y2", "domain": [0.34, 0.66], "matches": "x", "tickformat": ".1%", "title": {"text": "percentage"}}, "xaxis3": {"anchor": "y3", "domain": [0.68, 1.0], "matches": "x", "title": {"text": "percentage"}}, "xaxis4": {"anchor": "y4", "domain": [0.0, 0.32], "matches": "x", "showticklabels": false}, "xaxis5": {"anchor": "y5", "domain": [0.34, 0.66], "matches": "x", "showticklabels": false}, "xaxis6": {"anchor": "y6", "domain": [0.68, 1.0], "matches": "x", "showticklabels": false}, "xaxis7": {"anchor": "y7", "domain": [0.0, 0.32], "matches": "x", "showticklabels": false}, "xaxis8": {"anchor": "y8", "domain": [0.34, 0.66], "matches": "x", "showticklabels": false}, "xaxis9": {"anchor": "y9", "domain": [0.68, 1.0], "matches": "x", "showticklabels": false}, "yaxis": {"anchor": "x", "domain": [0.0, 0.2867], "title": {"text": "tour_mode"}}, "yaxis2": {"anchor": "x2", "domain": [0.0, 0.2867], "matches": "y", "showticklabels": false}, "yaxis3": {"anchor": "x3", "domain": [0.0, 0.2867], "matches": "y", "showticklabels": false}, "yaxis4": {"anchor": "x4", "domain": [0.3567, 0.6433], "matches": "y", "title": {"text": "tour_mode"}}, "yaxis5": {"anchor": "x5", "domain": [0.3567, 0.6433], "matches": "y", "showticklabels": false}, "yaxis6": {"anchor": "x6", "domain": [0.3567, 0.6433], "matches": "y", "showticklabels": false}, "yaxis7": {"anchor": "x7", "domain": [0.7133, 1.0], "matches": "y", "title": {"text": "tour_mode"}}, "yaxis8": {"anchor": "x8", "domain": [0.7133, 1.0], "matches": "y", "showticklabels": false}, "yaxis9": {"anchor": "x9", "domain": [0.7133, 1.0], "matches": "y", "showticklabels": false}}}
